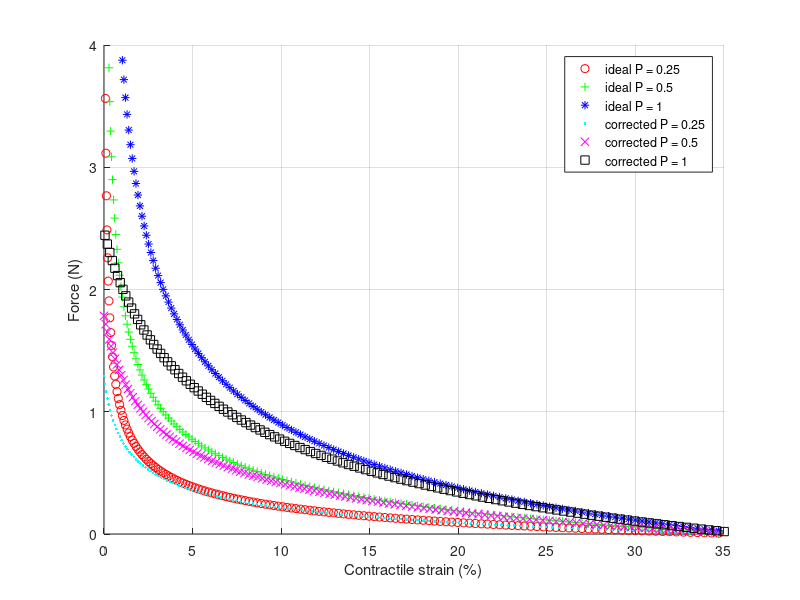

Recreate this plot in MATLAB.
%%%%%%%%%%%%%%%%%%%%%%%%%%%%%%%%%%%%%%%%%%%%%%%%%%%%%%%%%
% File: niiyama.m
% Description:  MATLAB script used for simulating Niiyama's
%               model of a Pouch motors
% Author: Fernando S. Edu Jr.
%%%%%%%%%%%%%%%%%%%%%%%%%%%%%%%%%%%%%%%%%%%%%%%%%%%%%%%%

clear all; close all; clc;

P = [0.25 0.5 1]';  % Test pressure used in simulation 

% Peano muscle geometric properties
wt = 1;
lt = 1;

theta = [0.01:0.01:pi/2];   % range of included angle os muscle sector

% Ideal Peano model
ei = (1 - (sin(theta) ./ theta)) .* 100;
Fi = P * wt * lt * (cos(theta) ./ theta);

% Niiyama et. al's Pouch motor model
Ce = 0.025;     % corrective coefficient
ec = ((1 - (sin(theta) ./ theta)) .* (1 + ((pi / (pi - 2)) * Ce * P)) - (Ce * P)) .* 100;
Fc = P * wt * lt * (cos(theta) ./ theta);

% Create object for figure and axes
fh = figure;
ah = axes(fh);

hold on;

% Plot contractile strain vs. force
plot(ah,ei,Fi(1,:),'ro','DisplayName','ideal P = 0.25');
plot(ah,ei,Fi(2,:),'g+','DisplayName','ideal P = 0.5');
plot(ah,ei,Fi(3,:),'b*','DisplayName','ideal P = 1');
plot(ah,ec(1,:),Fc(1,:),'c.','DisplayName','corrected P = 0.25');
plot(ah,ec(2,:),Fc(2,:),'mx','DisplayName','corrected P = 0.5');
plot(ah,ec(3,:),Fc(3,:),'ks','DisplayName','corrected P = 1');
xlabel('Contractile strain (%)');
ylabel('Force (N)');

axis(ah,[0,35,0,4])
grid on;
legend show;

